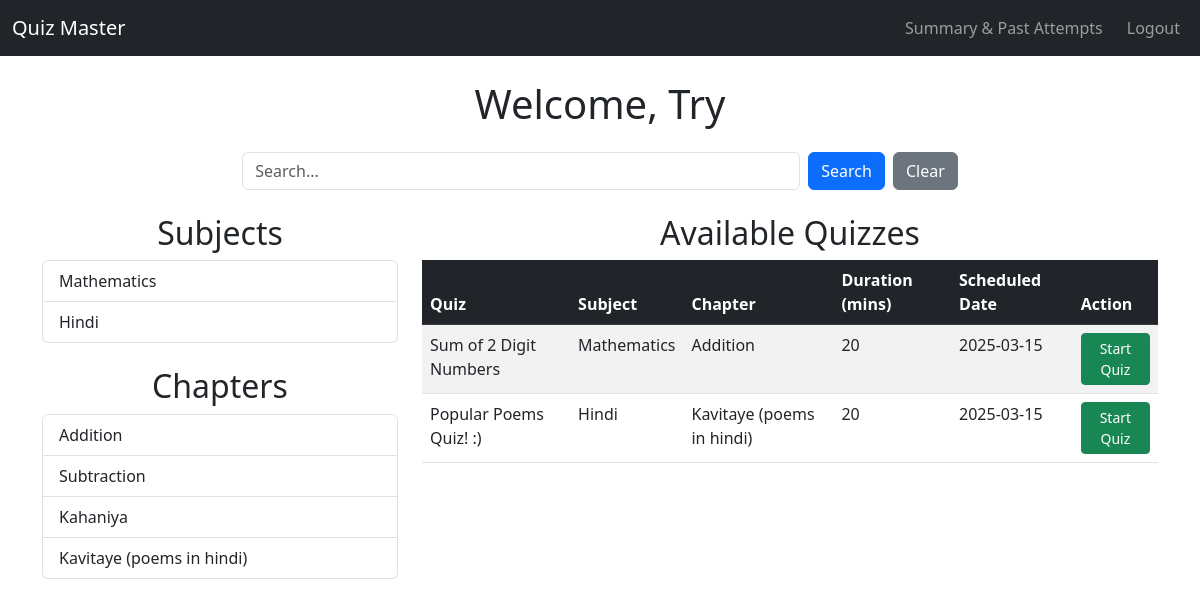
The app's page /user_dashboard (signed in), older data.
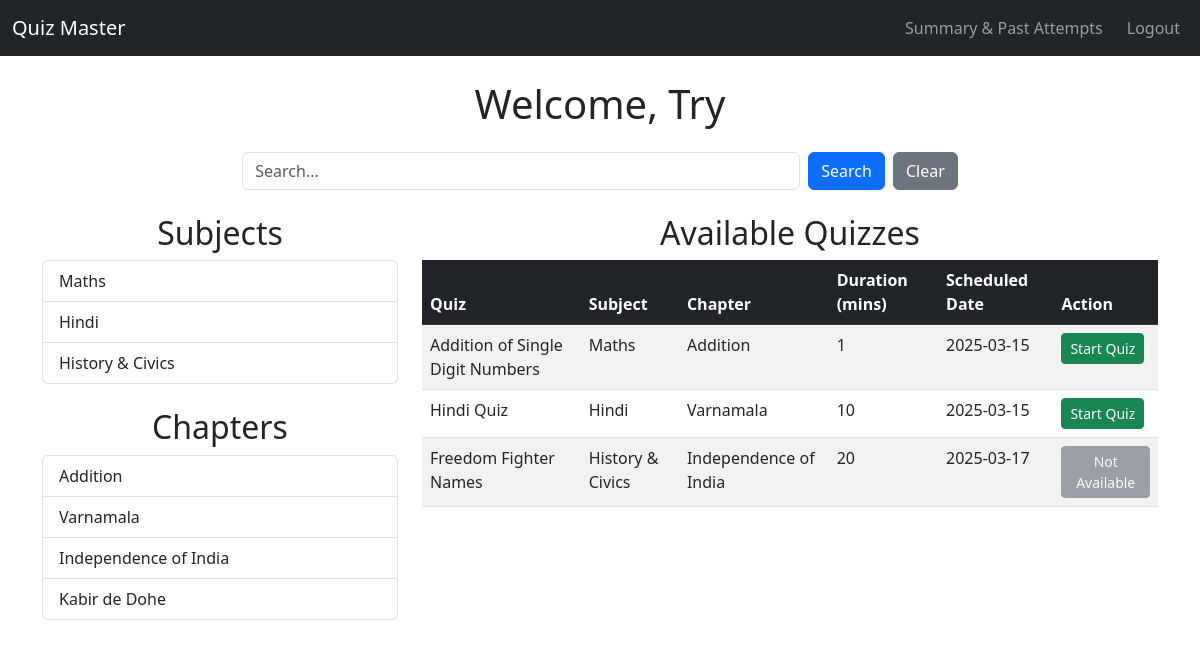
The same page, newer data.
### models/models.py (models this page shows, shortened)
class User(db.Model):
    id = db.Column(db.Integer, primary_key=True)
    username = db.Column(db.String(100), unique=True, nullable=False)
    password = db.Column(db.String(255), nullable=False)
    full_name = db.Column(db.String(200), nullable=False)
    qualification = db.Column(db.String(200))
    dob = db.Column(db.Date, nullable=False)
    scores = db.relationship('QuizScore', backref='user', lazy=True)

class Subject(db.Model):
    id = db.Column(db.Integer, primary_key=True)
    name = db.Column(db.String(100), unique=True, nullable=False)
    description = db.Column(db.Text, nullable=False)
    chapters = db.relationship('Chapter', backref='subject', lazy=True, cascade="all, delete-orphan")

class Chapter(db.Model):
    id = db.Column(db.Integer, primary_key=True)
    name = db.Column(db.String(100),  unique=True, nullable=False)
    subject_id = db.Column(db.Integer, db.ForeignKey('subject.id', ondelete='CASCADE'), nullable=False)
    quizzes = db.relationship('Quiz', backref='chapter', lazy=True, cascade="all, delete-orphan")

class Quiz(db.Model):
    id = db.Column(db.Integer, primary_key=True)
    chapter_id = db.Column(db.Integer, db.ForeignKey('chapter.id', ondelete='CASCADE'), nullable=False)
    date_of_quiz = db.Column(db.Date, nullable=False)
    time_duration = db.Column(db.Integer, nullable=False)  # Store duration in minutes
    remarks = db.Column(db.Text, unique=True, nullable=False)
    questions = db.relationship('Question', backref='quiz', lazy=True, cascade="all, delete-orphan")
    quiz_scores = db.relationship('QuizScore', backref='quiz', cascade="all, delete-orphan")
    user_responses = db.relationship('UserResponse', backref='quiz', cascade="all, delete-orphan")

### app.py (the view)
@app.route('/user_dashboard')
def user_dashboard():
    if 'user_id' not in session:
        return redirect(url_for('login'))
    user = User.query.get(session['user_id'])  # Fetch the logged-in user
    if not user:
        return redirect(url_for('login')) # User must exist in database
    current_date = datetime.today().date()
    search_query = request.args.get('search_query', '').strip()
    if search_query:
        subjects = Subject.query.filter(Subject.name.ilike(f"%{search_query}%")).all()
        chapters = Chapter.query.filter(Chapter.name.ilike(f"%{search_query}%")).all()
        quizzes = Quiz.query.filter(Quiz.remarks.ilike(f"%{search_query}%")).all()
    else:
        subjects = Subject.query.all()
        chapters = Chapter.query.all()
        quizzes = Quiz.query.all()
    show_subjects = bool(subjects)
    show_chapters = bool(chapters)
    show_quizzes = bool(quizzes)
    return render_template('user_dashboard.html', user=user, chapters=chapters, subjects=subjects, quizzes=quizzes, show_subjects=show_subjects, show_chapters=show_chapters, show_quizzes=show_quizzes, current_date=current_date)

### templates/user_dashboard.html (shortened to what this page needs)
<!DOCTYPE html>
<html lang="en">
<head>
    <link href="https://cdn.jsdelivr.net/npm/bootstrap@5.3.0/dist/css/bootstrap.min.css" rel="stylesheet">
</head>
<body>
    <nav class="navbar navbar-expand-lg navbar-dark bg-dark">
        <div class="container-fluid">
            <a class="navbar-brand" href="#">Quiz Master</a>
            <div class="collapse navbar-collapse">
                <ul class="navbar-nav ms-auto">
                    <li class="nav-item">
                        <a class="nav-link btn btn-outline-info me-2" href="{{ url_for('quiz_summary') }}">Summary & Past Attempts</a>
                    </li>
                    <li class="nav-item">
                        <a class="nav-link btn btn-outline-danger" href="{{ url_for('auth.logout') }}">Logout</a>
                    </li>
                </ul>
            </div>
        </div>
    </nav>
    <div class="container mt-4">
        <h1 class="text-center">Welcome, {{ user.full_name }}</h1>
        <form method="GET" action="{{ url_for('user_dashboard') }}" class="d-flex justify-content-center my-4">
            <input type="text" name="search_query" class="form-control w-50 me-2" placeholder="Search..." value="{{ search_query }}">
            <button type="submit" class="btn btn-primary">Search</button>
            <a href="{{ url_for('user_dashboard') }}" class="btn btn-secondary ms-2">Clear</a>
        </form>
        <div class="row">
            <div class="col-md-4">
                <div class="mb-4">
                    <h2 class="text-center">Subjects</h2>
                    {% if show_subjects %}
                    <ul class="list-group">
                        {% for subject in subjects %}
                            <li class="list-group-item">{{ subject.name }}</li>
                        {% endfor %}
                    </ul>
                    {% else %}
                    <p class="text-muted text-center">No subjects found.</p>
                    {% endif %}
                </div>
                <div>
                    <h2 class="text-center">Chapters</h2>
                    {% if show_chapters %}
                    <ul class="list-group">
                        {% for chapter in chapters %}
                            <li class="list-group-item">{{ chapter.name }}</li>
                        {% endfor %}
                    </ul>
                    {% else %}
                    <p class="text-muted text-center">No chapters found.</p>
                    {% endif %}
                </div>
            </div>
            <div class="col-md-8">
                <h2 class="text-center">Available Quizzes</h2>
                {% if show_quizzes %}
                <div class="table-responsive">
                    <table class="table table-striped table-hover">
                        <thead class="table-dark">
                            <tr>
                                <th>Quiz</th>
                                <th>Subject</th>
                                <th>Chapter</th>
                                <th>Duration (mins)</th>
                                <th>Scheduled Date</th>
                                <th>Action</th>
                            </tr>
                        </thead>
                        <tbody>
                            {% for quiz in quizzes %}
                            <tr>
                                <td>{{ quiz.remarks }}</td>
                                <td>{{ quiz.chapter.subject.name }}</td>
                                <td>{{ quiz.chapter.name }}</td>
                                <td>{{ quiz.time_duration }}</td>
                                <td>{{ quiz.date_of_quiz.strftime('%Y-%m-%d') }}</td>
                                <td>
                                    {% if quiz.date_of_quiz == current_date %}
                                        <a href="{{ url_for('attempt_quiz', quiz_id=quiz.id) }}" class="btn btn-success btn-sm">Start Quiz</a>
                                    {% else %}
                                        <span class="btn btn-secondary btn-sm disabled">Not Available</span>
                                    {% endif %}
                                </td>
                            </tr>
                            {% endfor %}
                        </tbody>
                    </table>
                </div>
                {% else %}
                <p class="text-muted text-center">No quizzes found.</p>
                {% endif %}
            </div>
        </div>
    </div>
</body>
</html>

Row changes from the older to the newer data that the page shows:
removed Chapter: name "Subtraction"
removed Quiz: remarks "Popular Poems Quiz! :)", chapter.subject.name "Hindi", chapter.name "Kavitaye (poems in hindi)", time_duration "20", date_of_quiz "2025-03-15"
changed Subject: name "Mathematics" → "Maths"
added Subject: name "History & Civics"
added Chapter: name "Varnamala"
changed Chapter: name "Kahaniya" → "Independence of India"
changed Chapter: name "Kavitaye (poems in hindi)" → "Kabir de Dohe"
changed Quiz "Addition": remarks "Sum of 2 Digit Numbers" → "Addition of Single Digit Numbers"; chapter.subject.name "Mathematics" → "Maths"; time_duration "20" → "1"
added Quiz: remarks "Hindi Quiz", chapter.subject.name "Hindi", chapter.name "Varnamala", time_duration "10", date_of_quiz "2025-03-15"
added Quiz: remarks "Freedom Fighter Names", chapter.subject.name "History & Civics", chapter.name "Independence of India", time_duration "20", date_of_quiz "2025-03-17", shows "Not Available"
